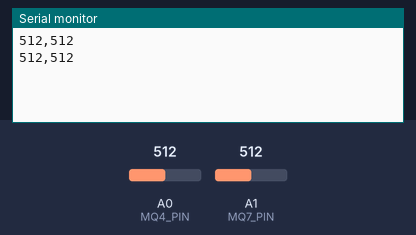
Bench run of a sketch on a simulated Arduino Uno, built with avr-gcc and run on an emulated ATmega328P. On the bench: the last lines printed to the serial monitor. The test bench sets the inputs (shaded band); at power-on: A0 (MQ4_PIN) = 512, A1 (MQ7_PIN) = 512.

Above: at 3.8 s.
3.9 s: A0 (MQ4_PIN) set to 716
At 6.7 s:
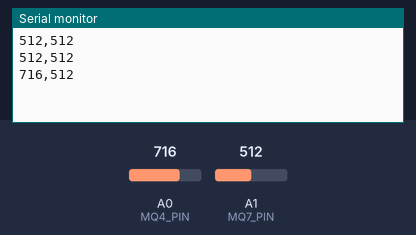
7.8 s: A1 (MQ7_PIN) set to 716
At 10.2 s:
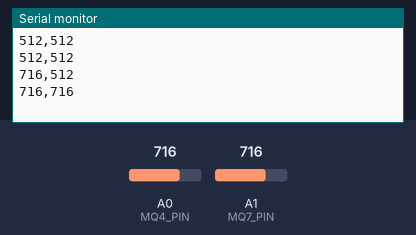
11.7 s: A0 (MQ4_PIN) set to 900
At 12.5 s:
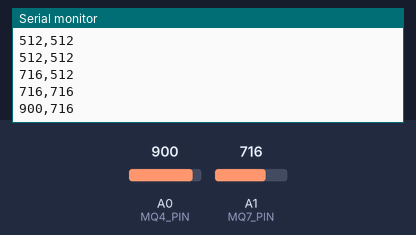
15.6 s: A1 (MQ7_PIN) set to 900
At 18.3 s:
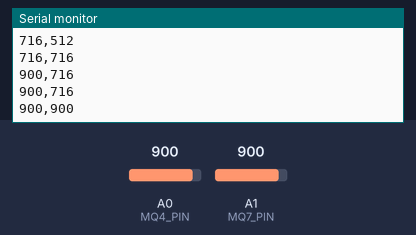
Timing chart, 0 to 19.8 s (numbered marks = the images above; inputs shaded):
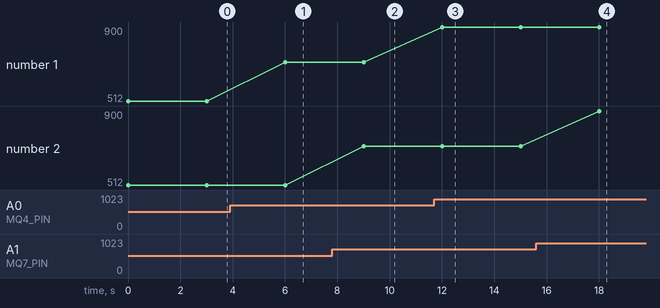

The sketch:

arduinosensors.ino
```cpp
#define MQ4_PIN A0  // Analog pin for MQ-4
#define MQ7_PIN A1  // Analog pin for MQ-7

void setup() {
  Serial.begin(9600);  // Initialize serial communication
}

void loop() {
  // Read analog values from sensors
  int mq4_value = analogRead(MQ4_PIN);
  int mq7_value = analogRead(MQ7_PIN);

  // Send data to NodeMCU via Serial
  Serial.print(mq4_value);
  Serial.print(",");
  Serial.println(mq7_value);

  delay(3000);  // Delay for readability
}
```

Measured:
- after the input at 3.9 s, the serial monitor: prints a new line after 2.1 s (image 1)
- after the input at 7.8 s, the serial monitor: prints a new line after 1.2 s (image 2)
- after the input at 11.7 s, the serial monitor: prints a new line after 0.30 s (image 3)
- after the input at 15.6 s, the serial monitor: prints a new line after 2.4 s (image 4)
- plotted number 1: 512 → 716 after the input at 3.9 s, 716 → 900 after the input at 11.7 s
